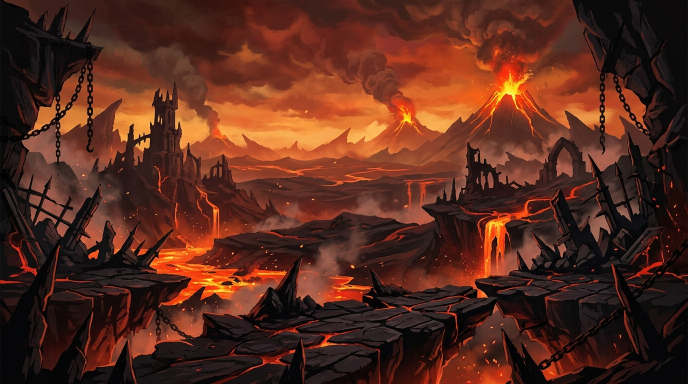
#> input picture art_source/world3/bg_plain.jpg, 1376 x 768 px (shown at 1/2 size)
$ python process.py
#> lines starting #> are read from the running program, lines starting #| are printed output that depends on the picture
"""Procesa las imágenes de Google Flow del Mundo 3 (Abismo Ígneo) y las deja listas para Godot.

Uso: python art_source/world3/process.py  (desde la raíz del proyecto o desde esta carpeta)
Entradas: los .jpg de esta carpeta. Salidas: assets/art/world3/, assets/art/bg/, assets/art/weapons/, assets/art/icons/.
"""
import os
import numpy as np
from PIL import Image
from scipy import ndimage

HERE = os.path.dirname(os.path.abspath(__file__))
ROOT = os.path.abspath(os.path.join(HERE, "..", ".."))
OUT_WORLD = os.path.join(ROOT, "assets", "art", "world3")
OUT_BG = os.path.join(ROOT, "assets", "art", "bg")
OUT_WEAPONS = os.path.join(ROOT, "assets", "art", "weapons")
OUT_ICONS = os.path.join(ROOT, "assets", "art", "icons")
for d in (OUT_WORLD, OUT_BG, OUT_WEAPONS, OUT_ICONS):
    os.makedirs(d, exist_ok=True)


def load(name):
#> called with name = 'rock.jpg'
    return np.asarray(Image.open(os.path.join(HERE, name)).convert("RGB")).astype(np.float32)
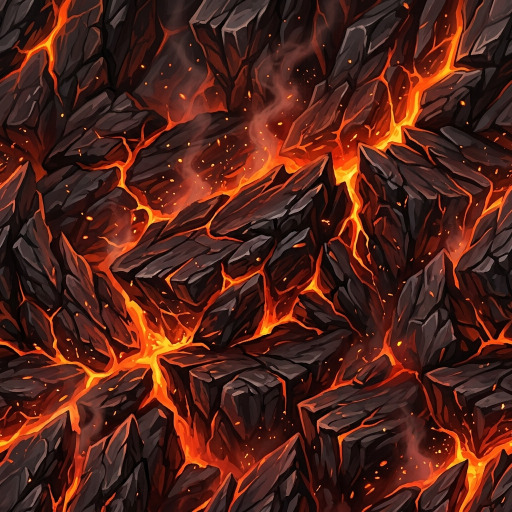
#> input picture art_source/world3/rock.jpg, 1024 x 1024 px (shown at 1/2 size)


# [50 lines left out: functions cut_out, glow_cut, largest, crop_alpha, fit, not called in this run]


def seamless(rgb, size):
    """Textura repetible: mezcla la imagen con su versión desplazada media vuelta."""
#> called with size = 256
    img = np.asarray(Image.fromarray(rgb.astype(np.uint8)).resize((size, size), Image.LANCZOS)).astype(np.float32)
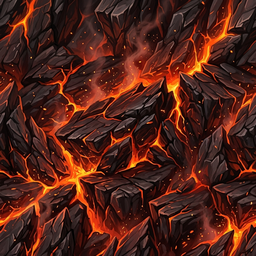
#> img: shape (256, 256, 3) float32; mean R, G, B 80.7, 34.5, 24.3
    shifted = np.roll(np.roll(img, size // 2, axis=0), size // 2, axis=1)
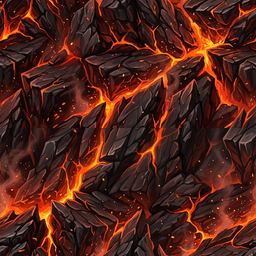
#> shifted: shape (256, 256, 3) float32; mean R, G, B 80.7, 34.5, 24.3
    t = np.linspace(-1.0, 1.0, size)
    w1 = np.clip(1.6 - 1.6 * np.abs(t), 0.0, 1.0)
    w = np.outer(w1, w1)[..., None]
    return (img * w + shifted * (1.0 - w)).astype(np.uint8)
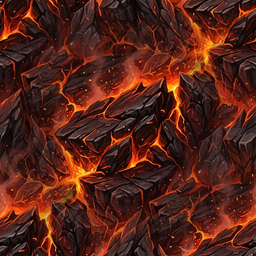
#> returned value: shape (256, 256, 3); mean of channels 0, 1, 2 84.1, 34.8, 23.8; drawn as R, G, B


# [8 lines left out: function tile_h, not called in this run]


def save(img, folder, name):
#> called with folder = 'assets/art/world3', name = 'volcanic_rock.png'
    img.save(os.path.join(folder, name))
    print("ok", name, img.size)
#| ok volcanic_rock.png (256, 256)


# [47 lines left out: functions grid_cells, cells, components, piece, not called in this run]


# ---------------------------------------------------------------- fondos
for src, dst in (("bg_plain.jpg", "hell_plain.jpg"), ("bg_cavern.jpg", "lava_cavern.jpg"), ("bg_citadel.jpg", "demon_citadel.jpg")):
    Image.open(os.path.join(HERE, src)).convert("RGB").save(os.path.join(OUT_BG, dst), quality=90)
    print("ok", dst)

# ---------------------------------------------------------------- texturas
save(Image.fromarray(seamless(load("rock.jpg"), 256)), OUT_WORLD, "volcanic_rock.png")
save(Image.fromarray(seamless(load("brick.jpg"), 256)), OUT_WORLD, "demon_brick.png")
#> (the run stopped early here; a loop or call above may not have finished)
